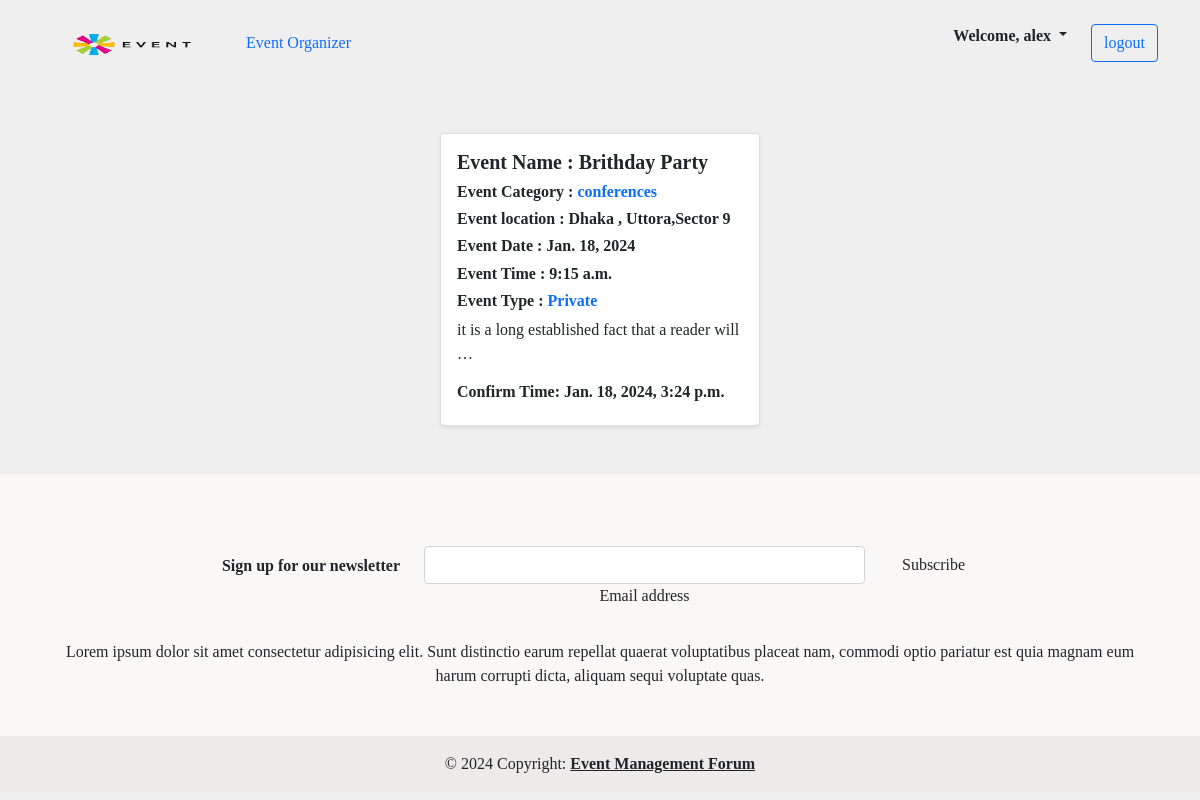
/event/profile/ (signed in), run on the app's committed database.
### Event_creation/models.py (models this page shows, shortened)
class Event_creation_model(models.Model):
    event_category = models.ForeignKey(
        Event_category, blank=True, null=True, on_delete=models.CASCADE, default=None
    )
    user = models.ForeignKey(User, blank=True,on_delete=models.CASCADE,null=True)
    count = models.IntegerField(default=0)
    event_name = models.CharField(max_length=250)
    date = models.DateField()
    time = models.TimeField()
    location = models.CharField(max_length=50)
    description = models.TextField()
    event_type = models.CharField(
        max_length=50, choices=EVENT_TYPE_CHOICES, default="Pablic"
    )

class Confirm_Event (models.Model):
    user = models.ForeignKey(User, on_delete=models.CASCADE)
    save_events = models.ManyToManyField(Event_creation_model,related_name='save_events')
    creation_time = models.DateTimeField(auto_now_add=True)

### EventCategory/models.py (models this page shows)
class Event_category(models.Model):
    event_category_tags = models.CharField(max_length=50)
    def __str__(self):
        return self.event_category_tags

### Event_creation/views.py (the view)
# urls.py: path('profile/',views.ProfileViewData.as_view(),name='profile'),
class ProfileViewData(ListView):
    template_name = "profile.html"
    model = Event_creation_model
    def get_queryset(self):
        return Confirm_Event.objects.filter(user=self.request.user).values(
            "save_events"
        )
    def get_context_data(self, **kwargs):
        context = super().get_context_data(**kwargs)
        context["data"] = Event_creation_model.objects.filter(
            id__in=self.get_queryset()
        )
        context["time"] = Confirm_Event.objects.filter(user=self.request.user)
        return context

### Event_creation/templates/profile.html
{% extends 'base.html'%}
{% block content %}
<div class="container mt-5 mb-5 d-flex gap-1 justify-content-center aling-items-center flex-wrap">
  {% for i in data %}
  <div class="card shadow-sm" style="width: 20rem ">
    <div class="card-body">
      <h5 class="card-title fw-bold">Event Name : {{i.event_name}}</h5>
      <h6 class="card-title  fw-bold">Event Category : <span class="text-primary">{{i.event_category}}</h6>
      <h6 class="card-title text-gray fw-bold">Event location : {{i.location}}</h6>
      <h6 class="card-title fw-bold">Event Date : {{i.date}}</h6>
      <h6 class="card-title fw-bold">Event Time : {{i.time}}</h6>
      <h6 class="card-title fw-bold">Event Type : <span class="text-primary">{{i.event_type}}</span></h6>
      <p class="card-text">{{i.description|truncatewords:10}}</p>
      {% for t in time %}
      <h6 class="card-title fw-bold">Confirm Time: {{t.creation_time}}</h6>
      {% endfor %}
    </div>
  </div>
  {% endfor %}
</div>
{% endblock%}

### core/templates/navbar.html (shortened to what this page needs)
{% load static %}
<nav style="background-color: rgb(240, 239, 239);" class="navbar navbar-expand-lg bg-body-tertiary sticky-top">
  <div class="container">
    <a class="navbar-brand" href="{% url 'home'%}">
      <img src="{% static 'logo.png'%}" alt="Logo" width="180" height="55" class="d-inline-block align-text-top" />
    </a>
    <div class="collapse navbar-collapse" id="navbarNav">
      <ul class="navbar-nav me-auto mb-2 mb-lg-0">
        {% if user.is_authenticated and user.is_staff %}
        <li class="nav-item">
          <a href="{% url 'event_creation'%}" aria-current="page" class="nav-link">Event Organizer </a>
        </li>
        {% endif %}
      </ul>
      <div class="d-flex">
        {% if user.is_authenticated %}
        <div class="dropdown">
          <a class="dropdown-toggle mx-lg-4 mx-4 fw-bolder text-dark text-decoration-none" type="button"
            data-bs-toggle="dropdown" aria-expanded="false">
            Welcome, {{user.username}}
          </a>
        </div>
        <a class="btn btn-outline-primary" href="{% url 'logout'%}">logout</a>
        {% else %}
        <a class="btn btn-outline-primary mx-2 px-4" href="{% url 'register'%}">Register</a>
        <a class="btn btn-outline-success px-4 mx-2" href="{% url 'login'%}">LogIn</a>
        {%endif%}
      </div>
    </div>
  </div>
</nav>

### core/templates/base.html (style rules this page uses)
body { font-family: "Trirong", serif; background-color: rgb(240, 239, 239); }

### data on the page
Event_creation_model: event_name "Brithday Party", event_category "conferences", location "Dhaka , Uttora,Sector 9", date "Jan. 18, 2024", time "9:15 a.m.", event_type "Private", description "it is a long established fact that a reader will …"
Confirm_Event: creation_time "Jan. 18, 2024, 3:24 p.m."

### other printed values
{{ user.username }} "alex"
